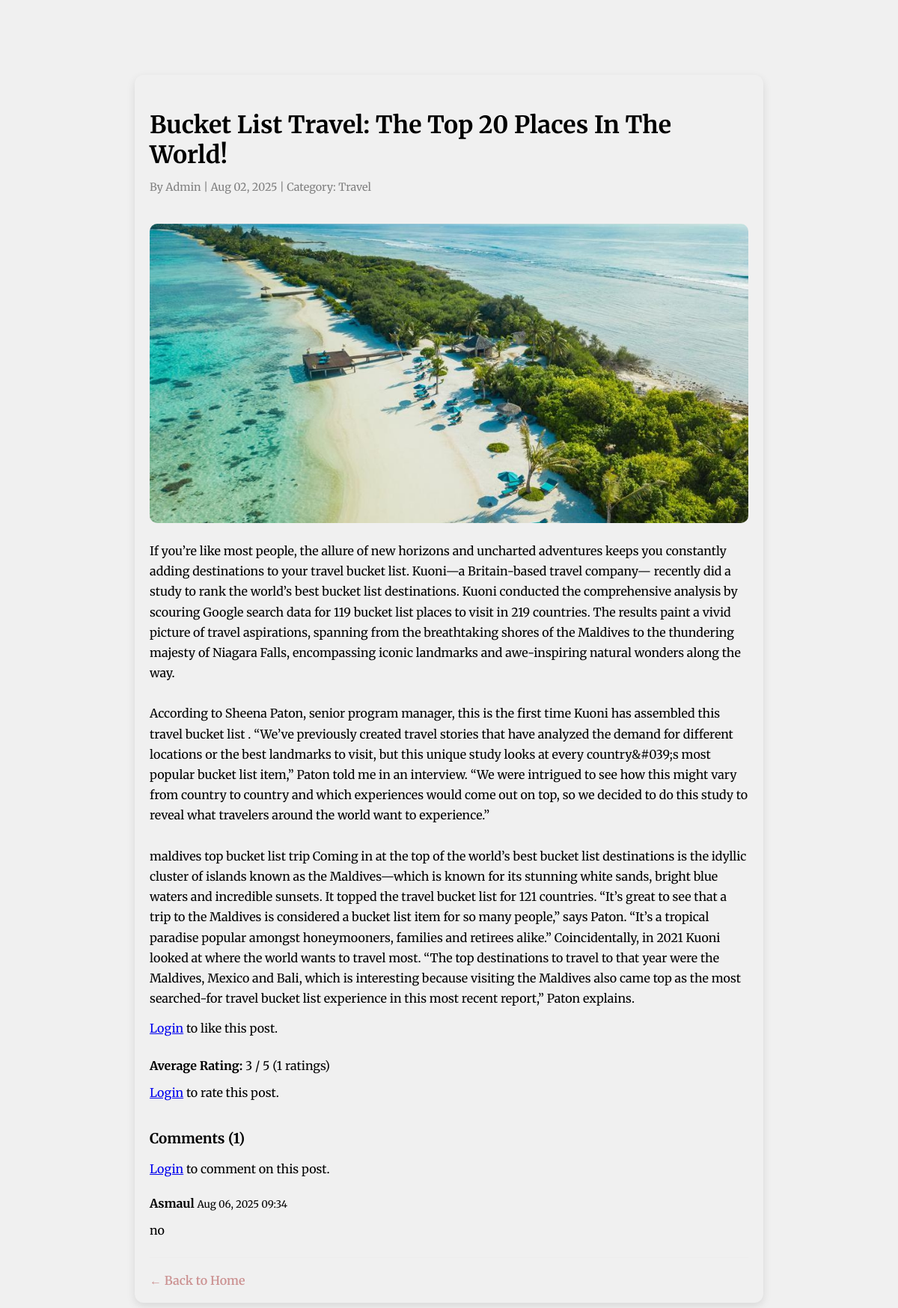
Page /blog-view.php?id=11 on the earlier database version.
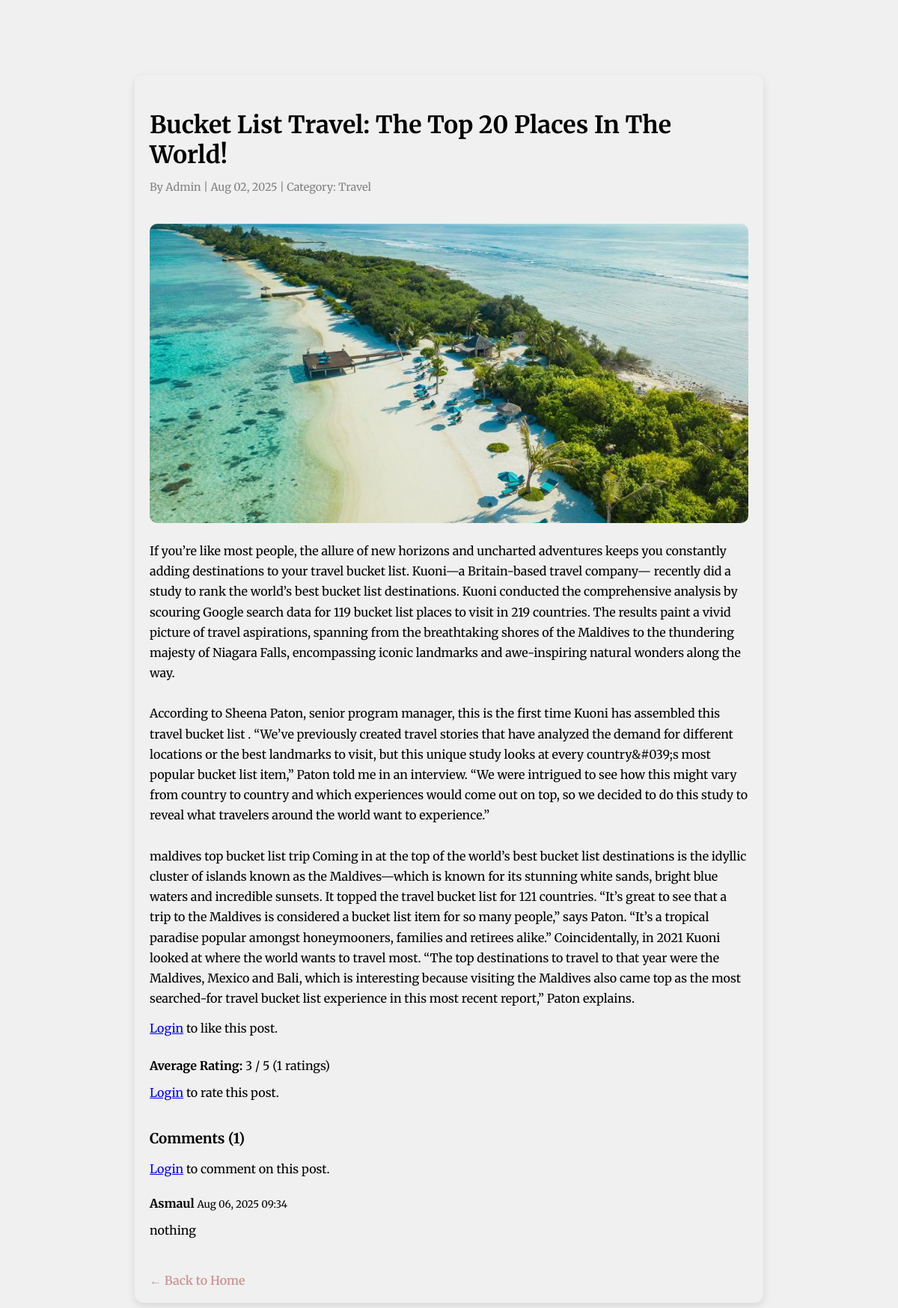
Same page on the later database version.
### tables this page shows
CREATE TABLE `comments` (
  `id` int(11) NOT NULL,
  `user_id` int(11) NOT NULL,
  `username` varchar(50) NOT NULL,
  `post_id` int(11) NOT NULL,
  `parent_id` int(11) DEFAULT NULL,
  `comment` text NOT NULL,
  `is_hidden` tinyint(1) DEFAULT 0,
  `created_at` datetime DEFAULT current_timestamp()
);

CREATE TABLE `users` (
  `id` int(11) NOT NULL,
  `fullname` varchar(100) DEFAULT NULL,
  `username` varchar(50) NOT NULL,
  `email` varchar(100) NOT NULL,
  `password` varchar(255) NOT NULL,
  `role` enum('admin','blogger','reader') DEFAULT 'reader',
  `bio` text DEFAULT NULL,
  `profile_image` varchar(255) DEFAULT NULL,
  `created_at` timestamp NOT NULL DEFAULT current_timestamp()
);

### blog-view.php (the view, shortened to what this page needs)
<?php
require_once 'php/config.php';
$id = intval($_GET['id']);
$stmt = $conn->prepare("
    SELECT p.*, c.name AS category_name
    FROM posts p
    LEFT JOIN categories c ON p.category_id = c.id
    WHERE p.id = ? AND p.status = 'published'
");
$stmt->bind_param("i", $id);
$stmt->execute();
$result = $stmt->get_result();
$post = $result->fetch_assoc();
$likeCountStmt = $conn->prepare("SELECT COUNT(*) AS total FROM likes WHERE post_id = ?");
$likeCountStmt->bind_param("i", $id);
$likeCountStmt->execute();
$likeResult = $likeCountStmt->get_result();
$likeCount = $likeResult->fetch_assoc()['total'] ?? 0;
$userLiked = false;
$likedUsers = [];
$usersStmt = $conn->prepare("
    SELECT u.username
    FROM likes l
    JOIN users u ON l.user_id = u.id
    WHERE l.post_id = ?
    LIMIT 5
");
$usersStmt->bind_param("i", $id);
$usersStmt->execute();
$usersResult = $usersStmt->get_result();
while ($row = $usersResult->fetch_assoc()) {
    $likedUsers[] = $row['username'];
}
$comments = [];
$commentStmt = $conn->prepare("
    SELECT c.*, u.username
    FROM comments c
    JOIN users u ON c.user_id = u.id
    WHERE c.post_id = ? AND c.is_hidden = 0
    ORDER BY c.created_at DESC
");
$commentStmt->bind_param("i", $id);
$commentStmt->execute();
$commentsResult = $commentStmt->get_result();
while ($comment = $commentsResult->fetch_assoc()) {
    $comments[] = $comment;
}
$ratingAvgStmt = $conn->prepare("
    SELECT AVG(rating) as avg_rating, COUNT(*) as total_ratings
    FROM ratings
    WHERE post_id = ?
");
$ratingAvgStmt->bind_param("i", $id);
$ratingAvgStmt->execute();
$ratingAvgResult = $ratingAvgStmt->get_result()->fetch_assoc();
$avgVal = $ratingAvgResult['avg_rating'] ?? 0;
$averageRating = $avgVal ? round((float)$avgVal, 1) : 0;
$totalRatings = $ratingAvgResult['total_ratings'] ?? 0;
$userRating = 0;
?>
<!DOCTYPE html>
<html lang="en">
<head>
</head>
<body>
<main class="blog-detail">
  <article>
    <h1><?= htmlspecialchars($post['title']) ?></h1>
    <p class="meta">
      By <?= htmlspecialchars($post['author'] ?? 'Unknown Author') ?> |
      <?= date('M d, Y', strtotime($post['created_at'])) ?> |
      Category: <?= htmlspecialchars($post['category_name'] ?? 'Uncategorized') ?>
    </p>
    <?php if (!empty($post['image'])): ?>
      <img src="uploads/<?= htmlspecialchars($post['image']) ?>" alt="<?= htmlspecialchars($post['title']) ?>">
    <?php endif; ?>
    <div class="content"><?= nl2br(htmlspecialchars($post['content'])) ?></div>
    <?php if (isset($_SESSION['user_id'])): ?>
      <button id="likeBtn" class="like-btn <?= $userLiked ? 'liked' : '' ?>">
        <?= $userLiked ? 'Unlike' : 'Like' ?> (<span id="likeCount"><?= $likeCount ?></span>)
      </button>
      <?php if (!empty($likedUsers)): ?>
        <p class="liked-users">❤️ Liked by <?= implode(", ", $likedUsers) ?><?= ($likeCount > count($likedUsers)) ? " and others" : "" ?></p>
      <?php endif; ?>
    <?php else: ?>
      <p><a href="login.php">Login</a> to like this post.</p>
    <?php endif; ?>
    <div class="rating-section" style="margin-top: 30px;">
      <strong>Average Rating:</strong> <span id="avgRating"><?= $averageRating ?></span> / 5 (<?= $totalRatings ?> ratings)
      <br>
      <?php if (isset($_SESSION['user_id'])): ?>
        <div id="ratingStars" class="rating-stars" data-post-id="<?= $id ?>">
          <?php for ($i=1; $i<=5; $i++): ?>
            <span class="star <?= ($i <= $userRating) ? 'filled' : '' ?>" data-value="<?= $i ?>">&#9733;</span>
          <?php endfor; ?>
        </div>
        <small>Click a star to rate</small>
      <?php else: ?>
        <p><a href="login.php">Login</a> to rate this post.</p>
      <?php endif; ?>
    </div>
    <div class="comment-section">
      <h3>Comments (<?= count($comments) ?>)</h3>
      <?php if (isset($_SESSION['user_id'])): ?>
        <form id="commentForm" method="POST" style="margin-bottom: 20px;">
          <textarea name="comment" id="commentText" rows="3" required placeholder="Write your comment here..."></textarea>
          <input type="hidden" name="post_id" value="<?= $id ?>">
          <button type="submit">Submit Comment</button>
        </form>
      <?php else: ?>
        <p><a href="login.php">Login</a> to comment on this post.</p>
      <?php endif; ?>
      <div id="commentsList">
        <?php foreach ($comments as $comment): ?>
          <div class="comment">
            <span class="username"><?= htmlspecialchars($comment['username']) ?></span>
            <small><?= date('M d, Y H:i', strtotime($comment['created_at'])) ?></small>
            <p><?= nl2br(htmlspecialchars($comment['comment'])) ?></p>
          </div>
        <?php endforeach; ?>
      </div>
    </div>
    <a href="index.php" class="back-link">&larr; Back to Home</a>
  </article>
</main>
</body>
</html>

Differences in the rows shown:
changed comments "Asmaul": comment "no" → "nothing"
